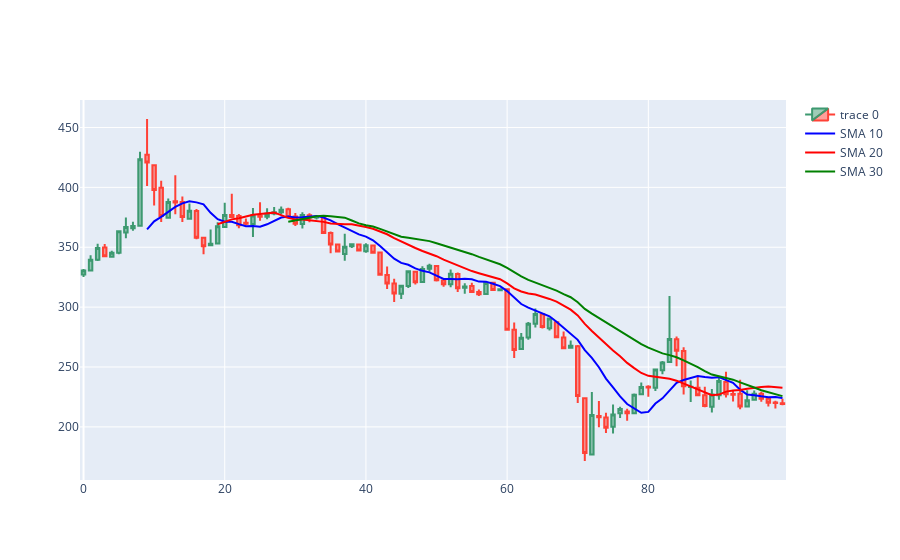

The code cell stored with this chart in its notebook:
### Code cell
dfpl = data[:100]
fig = go.Figure(data = [go.Candlestick(x=dfpl.index,
                                       open=dfpl['Open'],
                                       high=dfpl['High'],
                                       low=dfpl['Low'],
                                       close=dfpl['Close'])])
# add the ma to the plot
fig.add_trace(go.Scatter(x=dfpl.index, y=dfpl['SMA_10'], mode='lines', name='SMA 10', line=dict(color='blue')))
fig.add_trace(go.Scatter(x=dfpl.index, y=dfpl['SMA_20'], mode='lines', name='SMA 20', line=dict(color='red')))
fig.add_trace(go.Scatter(x=dfpl.index, y=dfpl['SMA_30'], mode='lines', name='SMA 30', line=dict(color='green')))
fig.update_layout(xaxis_rangeslider_visible = False)
fig.show()
